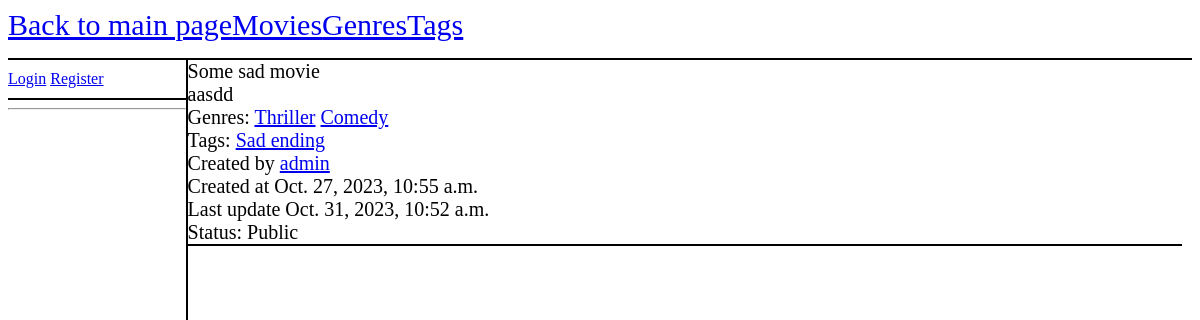
/movies/movie/1/, run on an earlier commit of the app's database.
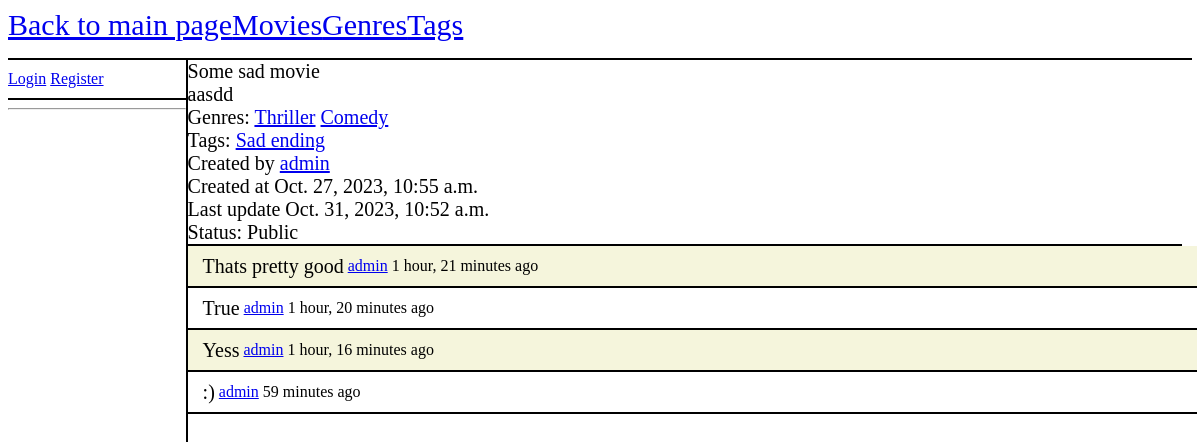
And on a later commit of the database.
### movies/models.py (models this page shows, shortened)
class Movie(models.Model):
    name = models.CharField(max_length=100)
    description = models.TextField(max_length=500)
    created_at = models.DateTimeField(auto_now_add=True)
    updated_at = models.DateTimeField(auto_now=True)
    created_by = models.ForeignKey(User, on_delete=models.SET_NULL, null=True, related_name='movies_created')
    updated_by = models.ForeignKey(User, on_delete=models.SET_NULL, null=True, related_name='movies_updated')
    public = models.BooleanField(default=False)
    genres = models.ManyToManyField(Genre)
    tags = models.ManyToManyField(Tag)
    def is_public(self):
        return self.public

class Genre(models.Model):
    name = models.CharField(max_length=100)
    description = models.TextField(max_length=500)
    def __str__(self):
        return self.name

class Tag(models.Model):
    name = models.CharField(max_length=100)
    description = models.TextField(max_length=500)
    def __str__(self):
        return self.name

class Comment(models.Model):
    content = models.TextField(max_length=500)
    author = models.ForeignKey(User, on_delete=models.SET_NULL, null=True)
    created_at = models.DateTimeField(auto_now_add=True)
    created_in = models.ForeignKey(Movie, on_delete=models.SET_NULL, null=True)
    def __str__(self):
        return self.content

### movies/views.py (the view)
# urls.py: path("movie/<int:movie_id>/", views.movie_detail, name="movie_detail"),
def movie_detail(request, movie_id):
    context = {}
    movie = get_object_or_404(Movie, pk=movie_id)
    if not movie.public:
        if not request.user.is_staff:
            return HttpResponse("Movie is private")
    comments = movie.comment_set.all()
    context["movie"] = movie
    context["comments"] = comments
    return render(request, "movies/movie_detail.html", context)

### movies/templates/movies/movie_detail.html (shortened to what this page needs)
{% extends 'movies/template.html' %}
{% block left_panel %}
    <hr/>
{% endblock left_panel %}
{% block content %}
    <div class = "right-panel">
        <div class = "movie-info">
            {{ movie.name }}<br/>
            {{ movie.description }}<br/>
            Genres:
            {% for genre in movie.genres.all %}
                <a href="{% url 'genre_detail' genre.id %}">{{ genre }}</a>
            {% endfor %}
            <br/>
            Tags:
            {% for tag in movie.tags.all %}
                <a href="{% url 'tag_detail' tag.id %}">{{ tag }}</a>
            {% endfor %}
            <br/>
            Created by <a href="/profile/{{ movie.created_by.id }}">{{ movie.created_by }}</a><br/>
            Created at {{ movie.created_at }}<br/>
            Last update {{ movie.updated_at }}<br/>
            {% if movie.is_public %}
                Status: Public<br/>
            {% else %}
                Status: Private<br/>
            {% endif %}
        </div>
        {% for comment in comments %}
            <div class = "comment">
                {{ comment }} <span class = "comment-author">&nbsp<a href="{% url 'user_profile' comment.author.id %}">{{ comment.author }}</a> {{ comment.created_at|timesince }} ago</span><br/>
            </div>
        {% endfor %}
    </div>
{% endblock content %}

### movies/templates/movies/template.html
{% load static %}
<html>
    <head>
        <link rel="stylesheet" type="text/css" href="{% static 'styles/main.css' %}">
    </head>
    <body>
        <div class = "navbar">
            <a href="{% url 'index' %}">Back to main page</a>
            <a href="{% url 'movie' %}">Movies</a>
            <a href="{% url 'genre' %}">Genres</a>
            <a href="{% url 'tag' %}">Tags</a>
        </div>
        <div class = "left-panel">
            <div class = "account">
                {% if request.user.is_authenticated %}
                    <div>
                        Hi {{ request.user }} <a href="{% url 'user_profile' request.user.id %}">Profile</a>
                    </div>
                    <div>
                        <a href="{% url 'logout_from_page' %}?next={{ request.path }}">Logout</a>
                    </div>
                {% else %}
                <a href="{% url 'login_to_page' %}?next={{ request.path }}">Login</a>
                <a href="{% url 'register_to_page' %}?next={{ request.path }}">Register</a>
                {% endif%}
            </div>
            {% block left_panel %}
            {% endblock %}
        </div>
        {% block content %}
        {% endblock %}
    </body>
</html>

### movies/static/styles/main.css (style rules this page uses)
body { background-color: white; }
.navbar { border-bottom: 2px solid black; height:50px; display: sticky; }
.account { border-bottom: 2px solid black; padding-top: 10px; padding-bottom: 10px; }
.navbar > a { font-size: 30px; display: flex; justify-content: center; align-items: center; float:left; }
.left-panel { float:left; width:15%; height:90%; border-right: 2px solid black; margin-right:0; display: sticky; }
.right-panel { float:left; width: 84%; height:90%; font-size: 20px; }
.movie, .genre, .tag, .comment { font-size: 20px; min-height:40px; width:100%; border-bottom: 2px solid black; display: flex; align-items: center; padding-left: 15px; }
.comment-author { font-size: 16px; }
.movie:nth-child(2n), .genre:nth-child(2n), .tag:nth-child(2n), .comment:nth-child(2n) { background-color: #F5F5DC; }
.movie-info { border-bottom: 2px solid black; }

What changed in the data, as far as the page shows it:
added Comment: content "Thats pretty good", author "admin", created_at "1 hour, 21 minutes"
added Comment: content "True", author "admin", created_at "1 hour, 20 minutes"
added Comment: content "Yess", author "admin", created_at "1 hour, 16 minutes"
added Comment: content ":)", author "admin", created_at "59 minutes"
